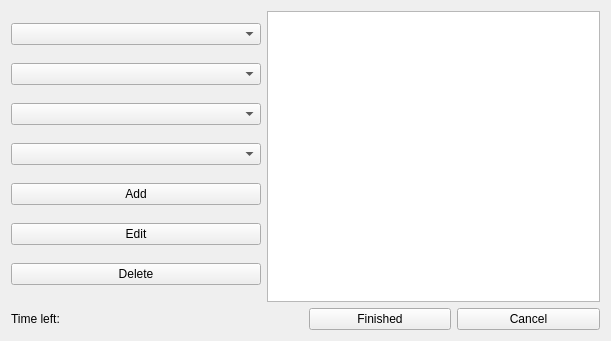
<?xml version="1.0" encoding="UTF-8"?>
<ui version="4.0">
 <class>ClockoutForm</class>
 <widget class="QWidget" name="ClockoutForm">
  <property name="geometry">
   <rect>
    <x>0</x>
    <y>0</y>
    <width>611</width>
    <height>341</height>
   </rect>
  </property>
  <property name="windowTitle">
   <string>Form</string>
  </property>
  <layout class="QGridLayout" name="gridLayout">
   <item row="0" column="0">
    <layout class="QVBoxLayout" name="verticalLayout_2">
     <item>
      <layout class="QHBoxLayout" name="horizontalLayout">
       <item>
        <layout class="QVBoxLayout" name="verticalLayout">
         <property name="sizeConstraint">
          <enum>QLayout::SetMinimumSize</enum>
         </property>
         <item>
          <widget class="QComboBox" name="Projects">
           <property name="maximumSize">
            <size>
             <width>250</width>
             <height>16777215</height>
            </size>
           </property>
           <property name="sizeAdjustPolicy">
            <enum>QComboBox::AdjustToContents</enum>
           </property>
          </widget>
         </item>
         <item>
          <widget class="QComboBox" name="Items">
           <property name="maximumSize">
            <size>
             <width>250</width>
             <height>16777215</height>
            </size>
           </property>
          </widget>
         </item>
         <item>
          <widget class="QComboBox" name="Times">
           <property name="maximumSize">
            <size>
             <width>250</width>
             <height>16777215</height>
            </size>
           </property>
          </widget>
         </item>
         <item>
          <widget class="QComboBox" name="Lunch"/>
         </item>
         <item>
          <widget class="QPushButton" name="Add">
           <property name="minimumSize">
            <size>
             <width>250</width>
             <height>0</height>
            </size>
           </property>
           <property name="maximumSize">
            <size>
             <width>250</width>
             <height>16777215</height>
            </size>
           </property>
           <property name="text">
            <string>Add</string>
           </property>
          </widget>
         </item>
         <item>
          <widget class="QPushButton" name="Edit">
           <property name="maximumSize">
            <size>
             <width>250</width>
             <height>16777215</height>
            </size>
           </property>
           <property name="text">
            <string>Edit</string>
           </property>
          </widget>
         </item>
         <item>
          <widget class="QPushButton" name="Delete">
           <property name="maximumSize">
            <size>
             <width>250</width>
             <height>16777215</height>
            </size>
           </property>
           <property name="text">
            <string>Delete</string>
           </property>
          </widget>
         </item>
        </layout>
       </item>
       <item>
        <widget class="QTableWidget" name="Sections">
         <attribute name="verticalHeaderMinimumSectionSize">
          <number>30</number>
         </attribute>
        </widget>
       </item>
      </layout>
     </item>
     <item>
      <layout class="QHBoxLayout" name="horizontalLayout_2">
       <item>
        <widget class="QLabel" name="label">
         <property name="text">
          <string>Time left:</string>
         </property>
        </widget>
       </item>
       <item>
        <widget class="QLabel" name="timeLeft">
         <property name="text">
          <string/>
         </property>
        </widget>
       </item>
       <item>
        <widget class="QPushButton" name="FinishedButton">
         <property name="text">
          <string>Finished</string>
         </property>
        </widget>
       </item>
       <item>
        <widget class="QPushButton" name="CancelButton">
         <property name="text">
          <string>Cancel</string>
         </property>
        </widget>
       </item>
      </layout>
     </item>
    </layout>
   </item>
  </layout>
 </widget>
 <resources/>
 <connections/>
</ui>
